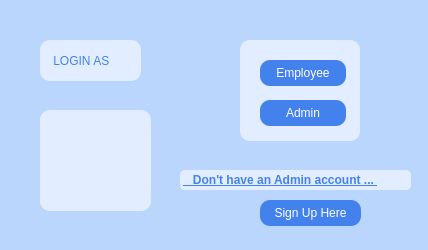
<?xml version="1.0" encoding="UTF-8"?>
<ui version="4.0">
 <class>MainWindow</class>
 <widget class="QMainWindow" name="MainWindow">
  <property name="geometry">
   <rect>
    <x>0</x>
    <y>0</y>
    <width>428</width>
    <height>250</height>
   </rect>
  </property>
  <property name="minimumSize">
   <size>
    <width>428</width>
    <height>250</height>
   </size>
  </property>
  <property name="maximumSize">
   <size>
    <width>428</width>
    <height>250</height>
   </size>
  </property>
  <property name="windowTitle">
   <string>Login</string>
  </property>
  <property name="styleSheet">
   <string notr="true">QMainWindow {
	background-color: #BBD6FD;
}
	</string>
  </property>
  <widget class="QWidget" name="centralwidget">
   <widget class="QLabel" name="loginLabel">
    <property name="geometry">
     <rect>
      <x>40</x>
      <y>40</y>
      <width>101</width>
      <height>41</height>
     </rect>
    </property>
    <property name="styleSheet">
     <string notr="true">QLabel#loginLabel {
	color: #4382EC;
	font: 900 11pt &quot;Roboto&quot;;
	border-radius: 10px;
	text-align: center;
	background-color: #E2EEFF;
}
	</string>
    </property>
    <property name="text">
     <string>    LOGIN AS</string>
    </property>
   </widget>
   <widget class="QLabel" name="labelLine">
    <property name="geometry">
     <rect>
      <x>180</x>
      <y>170</y>
      <width>231</width>
      <height>20</height>
     </rect>
    </property>
    <property name="styleSheet">
     <string notr="true">QLabel#labelLine{
	padding-top: 2px;
	padding-bottom: 2px;
	color: #4382EC;
	border-radius: 5px;
	text-decoration: underline;
	font-weight: bold;
	background-color: #E2EEFF;
}
	</string>
    </property>
    <property name="text">
     <string>   Don't have an Admin account ... </string>
    </property>
    <property name="buddy">
     <cstring>SignUpWindow</cstring>
    </property>
   </widget>
   <widget class="QPushButton" name="SignUpWindow">
    <property name="geometry">
     <rect>
      <x>260</x>
      <y>200</y>
      <width>101</width>
      <height>26</height>
     </rect>
    </property>
    <property name="styleSheet">
     <string notr="true">QPushButton {
	color: white;
	background-color: #4382EC;
	border-radius: 10px;
	text-align: center;
}

QPushButton:hover {
	color: #4382EC;
	font-weight: bold;
	background-color: #E2EEFF;
	border-radius: 10px;
	border: 2px solid #4382EC;
}

QPushButton:pressed {
color: #E2EEFF;
background-color: #3569B2;
border: 3px solid #BBD6FD;
}
	</string>
    </property>
    <property name="text">
     <string>Sign Up Here</string>
    </property>
   </widget>
   <widget class="QFrame" name="frame">
    <property name="geometry">
     <rect>
      <x>240</x>
      <y>40</y>
      <width>120</width>
      <height>101</height>
     </rect>
    </property>
    <property name="styleSheet">
     <string notr="true">QFrame#frame {
background-color: #E2EEFF;
border-radius : 10px;
}</string>
    </property>
    <property name="frameShape">
     <enum>QFrame::StyledPanel</enum>
    </property>
    <property name="frameShadow">
     <enum>QFrame::Raised</enum>
    </property>
    <widget class="QPushButton" name="empLogin">
     <property name="geometry">
      <rect>
       <x>20</x>
       <y>20</y>
       <width>86</width>
       <height>26</height>
      </rect>
     </property>
     <property name="styleSheet">
      <string notr="true">QPushButton {
	color: white;
	background-color: #4382EC;
	border-radius: 10px;
	text-align: center;
}

QPushButton:hover {
	color: #4382EC;
	font-weight: bold;
	background-color: #E2EEFF;
	border-radius: 10px;
	border: 2px solid #4382EC;
}

QPushButton:pressed {
color: #E2EEFF;
background-color: #3569B2;
border: 3px solid #BBD6FD;
}
	</string>
     </property>
     <property name="text">
      <string>Employee</string>
     </property>
    </widget>
    <widget class="QPushButton" name="adminLogin">
     <property name="geometry">
      <rect>
       <x>20</x>
       <y>60</y>
       <width>86</width>
       <height>26</height>
      </rect>
     </property>
     <property name="styleSheet">
      <string notr="true">QPushButton {
	color: white;
	background-color: #4382EC;
	border-radius: 10px;
	text-align: center;
}

QPushButton:hover {
	color: #4382EC;
	font-weight: bold;
	background-color: #E2EEFF;
	border-radius: 10px;
	border: 2px solid #4382EC;
}

QPushButton:pressed {
color: #E2EEFF;
background-color: #3569B2;
border: 3px solid #BBD6FD;
}
	</string>
     </property>
     <property name="text">
      <string>Admin</string>
     </property>
    </widget>
   </widget>
   <widget class="QFrame" name="frame_2">
    <property name="geometry">
     <rect>
      <x>40</x>
      <y>110</y>
      <width>111</width>
      <height>101</height>
     </rect>
    </property>
    <property name="styleSheet">
     <string notr="true">QFrame {
background-color: #E2EEFF;
border-radius: 10px;
}</string>
    </property>
    <property name="frameShape">
     <enum>QFrame::StyledPanel</enum>
    </property>
    <property name="frameShadow">
     <enum>QFrame::Raised</enum>
    </property>
    <widget class="QLabel" name="label">
     <property name="geometry">
      <rect>
       <x>10</x>
       <y>10</y>
       <width>91</width>
       <height>81</height>
      </rect>
     </property>
     <property name="styleSheet">
      <string notr="true">QLabel {
background-color: none;
}</string>
     </property>
     <property name="text">
      <string/>
     </property>
     <property name="pixmap">
      <pixmap resource="Resources.qrc">:/images/barcode.png</pixmap>
     </property>
     <property name="scaledContents">
      <bool>true</bool>
     </property>
     <property name="wordWrap">
      <bool>false</bool>
     </property>
    </widget>
   </widget>
  </widget>
 </widget>
 <resources>
  <include location="Resources.qrc"/>
 </resources>
 <connections/>
</ui>
